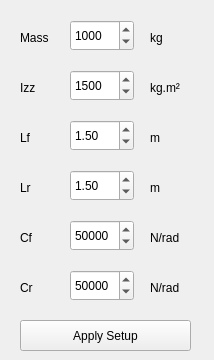
    <widget class="QWidget" name="tab">
     <attribute name="title">
      <string>Car Setup</string>
     </attribute>
     <widget class="QLabel" name="label_3">
      <property name="geometry">
       <rect>
        <x>20</x>
        <y>30</y>
        <width>55</width>
        <height>16</height>
       </rect>
      </property>
      <property name="text">
       <string>Mass</string>
      </property>
     </widget>
     <widget class="QDoubleSpinBox" name="doubleSpinBox">
      <property name="geometry">
       <rect>
        <x>70</x>
        <y>20</y>
        <width>64</width>
        <height>31</height>
       </rect>
      </property>
      <property name="decimals">
       <number>0</number>
      </property>
      <property name="maximum">
       <double>10000.000000000000000</double>
      </property>
      <property name="value">
       <double>1000.000000000000000</double>
      </property>
     </widget>
     <widget class="QLabel" name="label_4">
      <property name="geometry">
       <rect>
        <x>20</x>
        <y>80</y>
        <width>55</width>
        <height>16</height>
       </rect>
      </property>
      <property name="text">
       <string>Izz</string>
      </property>
     </widget>
     <widget class="QDoubleSpinBox" name="doubleSpinBox_2">
      <property name="geometry">
       <rect>
        <x>70</x>
        <y>70</y>
        <width>64</width>
        <height>31</height>
       </rect>
      </property>
      <property name="decimals">
       <number>0</number>
      </property>
      <property name="maximum">
       <double>10000.000000000000000</double>
      </property>
      <property name="value">
       <double>1500.000000000000000</double>
      </property>
     </widget>
     <widget class="QLabel" name="label">
      <property name="geometry">
       <rect>
        <x>20</x>
        <y>130</y>
        <width>55</width>
        <height>16</height>
       </rect>
      </property>
      <property name="text">
       <string>Lf</string>
      </property>
     </widget>
     <widget class="QDoubleSpinBox" name="doubleSpinBox_3">
      <property name="geometry">
       <rect>
        <x>70</x>
        <y>120</y>
        <width>64</width>
        <height>31</height>
       </rect>
      </property>
      <property name="singleStep">
       <double>0.010000000000000</double>
      </property>
      <property name="value">
       <double>1.500000000000000</double>
      </property>
     </widget>
     <widget class="QLabel" name="label_2">
      <property name="geometry">
       <rect>
        <x>20</x>
        <y>180</y>
        <width>55</width>
        <height>16</height>
       </rect>
      </property>
      <property name="text">
       <string>Lr</string>
      </property>
     </widget>
     <widget class="QDoubleSpinBox" name="doubleSpinBox_4">
      <property name="geometry">
       <rect>
        <x>70</x>
        <y>170</y>
        <width>64</width>
        <height>31</height>
       </rect>
      </property>
      <property name="singleStep">
       <double>0.010000000000000</double>
      </property>
      <property name="value">
       <double>1.500000000000000</double>
      </property>
     </widget>
     <widget class="QLabel" name="label_5">
      <property name="geometry">
       <rect>
        <x>20</x>
        <y>230</y>
        <width>55</width>
        <height>16</height>
       </rect>
      </property>
      <property name="text">
       <string>Cf</string>
      </property>
     </widget>
     <widget class="QDoubleSpinBox" name="doubleSpinBox_5">
      <property name="geometry">
       <rect>
        <x>70</x>
        <y>220</y>
        <width>64</width>
        <height>31</height>
       </rect>
      </property>
      <property name="decimals">
       <number>0</number>
      </property>
      <property name="maximum">
       <double>100000.000000000000000</double>
      </property>
      <property name="value">
       <double>50000.000000000000000</double>
      </property>
     </widget>
     <widget class="QLabel" name="label_6">
      <property name="geometry">
       <rect>
        <x>20</x>
        <y>280</y>
        <width>55</width>
        <height>16</height>
       </rect>
      </property>
      <property name="text">
       <string>Cr</string>
      </property>
     </widget>
     <widget class="QDoubleSpinBox" name="doubleSpinBox_6">
      <property name="geometry">
       <rect>
        <x>70</x>
        <y>270</y>
        <width>64</width>
        <height>31</height>
       </rect>
      </property>
      <property name="decimals">
       <number>0</number>
      </property>
      <property name="maximum">
       <double>100000.000000000000000</double>
      </property>
      <property name="value">
       <double>50000.000000000000000</double>
      </property>
     </widget>
     <widget class="QPushButton" name="pushButton_2">
      <property name="geometry">
       <rect>
        <x>20</x>
        <y>320</y>
        <width>171</width>
        <height>31</height>
       </rect>
      </property>
      <property name="text">
       <string>Apply Setup</string>
      </property>
     </widget>
     <widget class="QLabel" name="label_13">
      <property name="geometry">
       <rect>
        <x>150</x>
        <y>30</y>
        <width>55</width>
        <height>16</height>
       </rect>
      </property>
      <property name="text">
       <string>kg</string>
      </property>
     </widget>
     <widget class="QLabel" name="label_14">
      <property name="geometry">
       <rect>
        <x>150</x>
        <y>80</y>
        <width>55</width>
        <height>16</height>
       </rect>
      </property>
      <property name="text">
       <string>kg.m²</string>
      </property>
     </widget>
     <widget class="QLabel" name="label_15">
      <property name="geometry">
       <rect>
        <x>150</x>
        <y>130</y>
        <width>55</width>
        <height>16</height>
       </rect>
      </property>
      <property name="text">
       <string>m</string>
      </property>
     </widget>
     <widget class="QLabel" name="label_16">
      <property name="geometry">
       <rect>
        <x>150</x>
        <y>180</y>
        <width>55</width>
        <height>16</height>
       </rect>
      </property>
      <property name="text">
       <string>m</string>
      </property>
     </widget>
     <widget class="QLabel" name="label_17">
      <property name="geometry">
       <rect>
        <x>150</x>
        <y>230</y>
        <width>55</width>
        <height>16</height>
       </rect>
      </property>
      <property name="text">
       <string>N/rad</string>
      </property>
     </widget>
     <widget class="QLabel" name="label_18">
      <property name="geometry">
       <rect>
        <x>150</x>
        <y>280</y>
        <width>55</width>
        <height>16</height>
       </rect>
      </property>
      <property name="text">
       <string>N/rad</string>
      </property>
     </widget>
    </widget>
